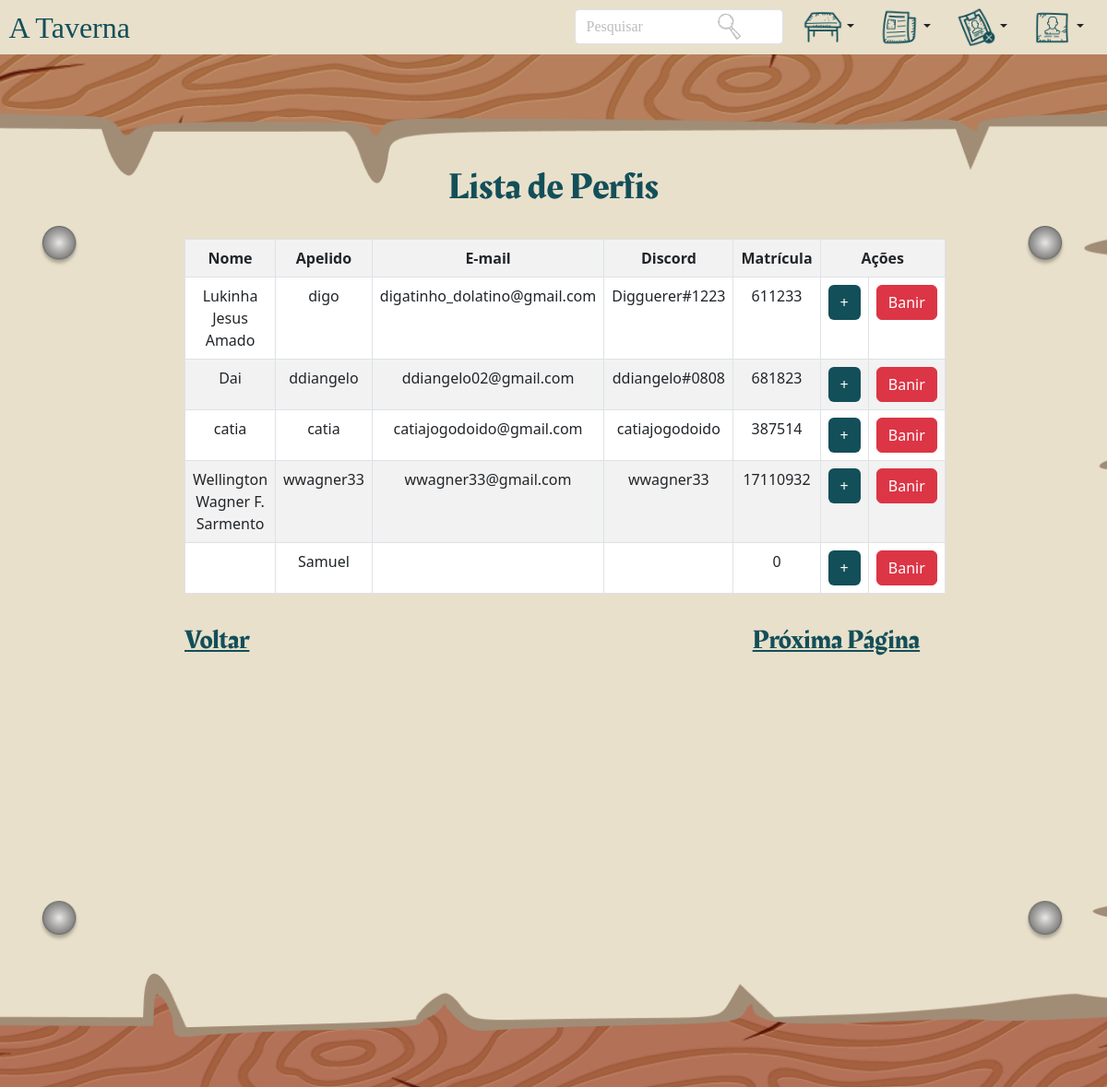
The page /telas/usuario/perfil/Lista_perfis.php on the database its author committed.
### tables this page shows
CREATE TABLE `usuario` (
  `id` int(10) UNSIGNED NOT NULL,
  `foto` varchar(255) NOT NULL,
  `nome` varchar(255) NOT NULL,
  `apelido` varchar(30) NOT NULL,
  `bio` text NOT NULL,
  `mesas` varchar(255) NOT NULL,
  `email` varchar(255) NOT NULL,
  `celular` varchar(255) NOT NULL,
  `discord` varchar(255) NOT NULL,
  `matricula` int(6) DEFAULT NULL,
  `senha` varchar(255) NOT NULL,
  `recuperar_senha` varchar(255) DEFAULT NULL,
  `admin` tinyint(1) NOT NULL
);

### telas/usuario/perfil/Lista_perfis.php (the view, shortened to what this page needs)
<!DOCTYPE html>
<html lang="pt-br">
<head>
    <link href="https://cdn.jsdelivr.net/npm/bootstrap@5.3.0-alpha3/dist/css/bootstrap.min.css" rel="stylesheet">
    <link href="../../../css/standard.css" rel="stylesheet">
    <link href="../../../css/lista_de_perfis.css" rel="stylesheet">
</head>
<body>
<header class="sticky-top" id="h">
      <a class='navbar-brand' href='../Usuario_dashboard.php'><div id='logo'>A Taverna</div></a>
      <nav>
      <div class='container-fluid'>
      <div>
      <img src="../../../assets/images/icons8-lupa-50.png" style="width: 2em; height: 2em; margin-top: 0.8em; position: relative; left: 11.5em;">
      <form class='form-inline' action='../../pesquisar.php' method='post' style='margin-top:0.6em;'>
      <div style='display:flex;'>
      <input class='form-control mr-sm-2' type='search' placeholder='Pesquisar' name='pesquisa' style='border-radius: 0.25em; margin-right:0.5em; font-family: Montagna LTD;'>
      </div>
      </form>
      <div class="dropdown">
      <button class="btn dropdown-toggle" data-bs-toggle="dropdown"><img src="../../../assets/images/icons8-mesa-100.png" style="width: 2.8em;"></button>
      </div>
      <div class="dropdown">
      <button class="btn dropdown-toggle" data-bs-toggle="dropdown"><img src="../../../assets/images/noticias.png" style="width: 2.8em;"></button>
      </div>
      <div class="dropdown">
      <button class="btn dropdown-toggle" data-bs-toggle="dropdown"><img src="../../../assets/images/icons8-identificação-não-verificada-100.png" style="width: 2.8em;"></button>
      </div>
      <div class="dropdown">
      <button class="btn dropdown-toggle" data-bs-toggle="dropdown"><img src="../../../assets/images/pessoa.png" style="width: 2.8em;"></button>
      </div>
      </div>
      </div>
      </nav>
      </header>
    <main style="background-image: url(../../../assets/images/fundo-lista-noticiass.png); background-size: cover; background-repeat: no-repeat; background-position: center;">
    <div class="text-center" style="width: 800px; height: 550px; position: relative; top: 6em; margin: auto;">
    <h1 class="p-4" id="titulo">Lista de Perfis</h1>
    <?php
    require_once 'config.php';
    if(isset($_GET["id"])){
        $sql = "SELECT * FROM usuario WHERE id > {$_GET["id"]}  ORDER BY id LIMIT 5 ";
    } else{
        $sql = "SELECT * FROM usuario ORDER BY id LIMIT 5";
    }
    $stmt = $mysqli->query($sql);
    $qtd = $stmt->num_rows;
    if($qtd > 0){
        echo "<table class='table table-hover table-striped table-bordered' style='width:800px; margin:auto;'>";
            echo "<tr>";
            echo "<th>Nome</th>";
            echo "<th>Apelido</th>";
            echo "<th>E-mail</th>";
            echo "<th>Discord</th>";
            echo "<th>Matrícula</th>";
            echo "<th colspan='2'>Ações</th>";
            echo "</tr>";
        while($row = $stmt->fetch_object()){
            echo "<tr>";
            echo "<td>" . $row->nome . "</td>";
            echo "<td>" . $row->apelido . "</td>";
            echo "<td>" . $row->email . "</td>";
            echo "<td>" . $row->discord . "</td>";
            echo "<td>" . $row->matricula . "</td>";
            $id = $row->id;
            echo "<td>
                <button class='btn' style='background-color: #134F59; color: white;' onclick=\"location.href='Perfil.php?id=".$row->id."';\">+</button>
                  </td>";
            echo "<td>
                    <button onclick=\"if(confirm('Tem certeza que deseja banir esta conta?')){location.href='excluir.php?id=".$row->id."';}else{false;}\" class='btn btn-danger'>Banir</button>
                 </td>";
            echo "</tr>";
        }
        echo "</table>";
        echo '<div style="display: flex; justify-content: space-between;">';
        echo "<button id='botaoControle' onclick=\"location.href='Lista_perfis.php?idVoltar=$id';\">Voltar</button>";
        echo "<button id='botaoControle' onclick=\"location.href='Lista_perfis.php?id=$id';\">Próxima Página</button>";
        echo '</div>';
        echo '</div>';
    }
    else {
        echo "<h3 class='text-danger'>Não encontrou resultados!</h3>";
        echo '<div style="display: flex; justify-content: space-between;">';
        echo "<button id='botaoControle' onclick=\"location.href='Lista_perfis.php?idVoltar=$id';\">Voltar</button>";
        echo '</div>';
        echo '</div>';
        }
        ?>
</body>
</html>

### css/standard.css (style rules this page uses)
* { margin: 0px; padding: 0px; }
:root { --cor0: #FADEB7; --cor1: #134F59; --cor2: #E8E0CB; --cor3: #AA6857; --fonte-logo: "DO David Gothic"; --fonte-titulo: "Rakkas"; --fonte-texto: "Montagna LTD"; }
body { width: 100vw; height: 100vh; overflow-x: hidden; }

### css/lista_de_perfis.css (style rules this page uses)
body { overflow-x: hidden; }
header { width: 100vw; height: 3.7em; background-color: var(--cor2); display: flex; justify-content: space-between; overflow-y: visible; }
header>nav>div>div { display: flex; justify-content: flex-end; }
div#logo { font-family: var(--fonte-logo); font-size: 2em; margin-top: 0.2em; margin-left: 0.3em; color: var(--cor1); }
header#h>nav>div>div>form>div>input::placeholder { color: #bdbdbd; }
main { width: 100vw; height: 140vh; }
h1#titulo { font-family: Rakkas; color: #134F59; }
#botaoControle { margin: 0px; margin-top: 1em; margin-right: 0.1em; font-family: Rakkas; font-size: 1.8em; color: #134F59; margin-top: 1em; text-decoration: underline; background-color: transparent; border: 0px; }

### rows shown on the page
usuario: nome "Lukinha Jesus Amado", apelido "digo", email "digatinho_dolatino@gmail.com", discord "Digguerer#1223", matricula "611233"
usuario: nome "Dai", apelido "ddiangelo", email "ddiangelo02@gmail.com", discord "ddiangelo#0808", matricula "681823"
usuario: nome "catia", apelido "catia", email "catiajogodoido@gmail.com", discord "catiajogodoido", matricula "387514"
usuario: nome "Wellington Wagner F. Sarmento", apelido "wwagner33", email "wwagner33@gmail.com", discord "wwagner33", matricula "17110932"
usuario: apelido "Samuel", matricula "0"
